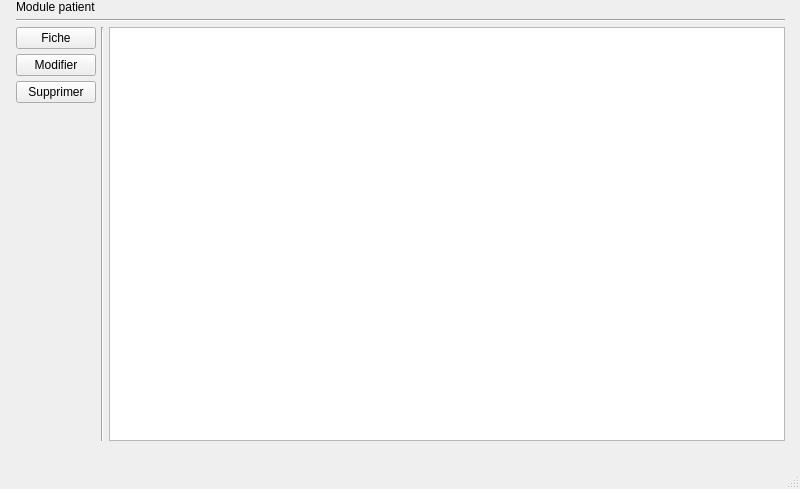
<?xml version="1.0" encoding="UTF-8"?>
<ui version="4.0">
 <class>UiPatient</class>
 <widget class="QMainWindow" name="UiPatient">
  <property name="geometry">
   <rect>
    <x>0</x>
    <y>0</y>
    <width>800</width>
    <height>489</height>
   </rect>
  </property>
  <property name="windowTitle">
   <string>MainWindow</string>
  </property>
  <widget class="QWidget" name="centralwidget">
   <widget class="QWidget" name="layoutWidget">
    <property name="geometry">
     <rect>
      <x>10</x>
      <y>0</y>
      <width>781</width>
      <height>441</height>
     </rect>
    </property>
    <layout class="QVBoxLayout" name="layGen">
     <property name="spacing">
      <number>5</number>
     </property>
     <property name="leftMargin">
      <number>6</number>
     </property>
     <property name="rightMargin">
      <number>6</number>
     </property>
     <item>
      <widget class="QLabel" name="label">
       <property name="styleSheet">
        <string notr="true">font: 16pt &quot;Microsoft YaHei UI&quot;;</string>
       </property>
       <property name="text">
        <string>Module patient</string>
       </property>
      </widget>
     </item>
     <item>
      <widget class="Line" name="line_2">
       <property name="orientation">
        <enum>Qt::Horizontal</enum>
       </property>
      </widget>
     </item>
     <item>
      <layout class="QHBoxLayout" name="horizontalLayout">
       <item>
        <layout class="QVBoxLayout" name="verticalLayout">
         <item>
          <widget class="QPushButton" name="btnFiche">
           <property name="text">
            <string>Fiche</string>
           </property>
          </widget>
         </item>
         <item>
          <widget class="QPushButton" name="btnModif">
           <property name="text">
            <string>Modifier</string>
           </property>
          </widget>
         </item>
         <item>
          <widget class="QPushButton" name="btnSupp">
           <property name="text">
            <string>Supprimer</string>
           </property>
          </widget>
         </item>
         <item>
          <spacer name="verticalSpacer">
           <property name="orientation">
            <enum>Qt::Vertical</enum>
           </property>
           <property name="sizeHint" stdset="0">
            <size>
             <width>20</width>
             <height>40</height>
            </size>
           </property>
          </spacer>
         </item>
        </layout>
       </item>
       <item>
        <widget class="Line" name="line">
         <property name="orientation">
          <enum>Qt::Vertical</enum>
         </property>
        </widget>
       </item>
       <item>
        <widget class="QTableView" name="tableView"/>
       </item>
      </layout>
     </item>
    </layout>
   </widget>
  </widget>
  <widget class="QMenuBar" name="menubar">
   <property name="geometry">
    <rect>
     <x>0</x>
     <y>0</y>
     <width>800</width>
     <height>21</height>
    </rect>
   </property>
  </widget>
  <widget class="QStatusBar" name="statusbar"/>
 </widget>
 <resources/>
 <connections/>
</ui>
